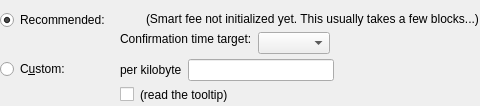
                                            <widget class="QFrame" name="frameFeeSelection">
                                                <layout class="QVBoxLayout" name="verticalLayoutFee12">
                                                    <property name="spacing">
                                                        <number>0</number>
                                                    </property>
                                                    <property name="leftMargin">
                                                        <number>0</number>
                                                    </property>
                                                    <property name="topMargin">
                                                        <number>0</number>
                                                    </property>
                                                    <property name="rightMargin">
                                                        <number>0</number>
                                                    </property>
                                                    <property name="bottomMargin">
                                                        <number>0</number>
                                                    </property>
                                                    <item>
                                                        <layout class="QGridLayout" name="gridLayoutFee">
                                                            <property name="topMargin">
                                                                <number>10</number>
                                                            </property>
                                                            <property name="bottomMargin">
                                                                <number>4</number>
                                                            </property>
                                                            <property name="horizontalSpacing">
                                                                <number>10</number>
                                                            </property>
                                                            <property name="verticalSpacing">
                                                                <number>4</number>
                                                            </property>
                                                            <item row="1" column="1">
                                                                <layout class="QVBoxLayout" name="verticalLayoutFee8">
                                                                    <property name="spacing">
                                                                        <number>6</number>
                                                                    </property>
                                                                    <item>
                                                                        <layout class="QHBoxLayout" name="horizontalLayoutFee13">
                                                                            <item>
                                                                                <widget class="QLabel" name="labelCustomPerKilobyte">
                                                                                    <property name="toolTip">
                                                                                        <string>If the custom fee is set to 1000 satoshis and the transaction is only 250 bytes, then &quot;per kilobyte&quot; only pays 250 satoshis in fee, while &quot;total at least&quot; pays 1000 satoshis. For transactions bigger than a kilobyte both pay by kilobyte.</string>
                                                                                    </property>
                                                                                    <property name="text">
                                                                                        <string>per kilobyte</string>
                                                                                    </property>
                                                                                </widget>
                                                                            </item>
                                                                            <item>
                                                                                <widget class="BitcoinAmountField" name="customFee"/>
                                                                            </item>
                                                                            <item>
                                                                                <spacer name="horizontalSpacer_6">
                                                                                    <property name="orientation">
                                                                                        <enum>Qt::Horizontal</enum>
                                                                                    </property>
                                                                                    <property name="sizeHint" stdset="0">
                                                                                        <size>
                                                                                            <width>1</width>
                                                                                            <height>1</height>
                                                                                        </size>
                                                                                    </property>
                                                                                </spacer>
                                                                            </item>
                                                                        </layout>
                                                                    </item>
                                                                    <item>
                                                                        <layout class="QHBoxLayout" name="horizontalLayoutFee8">
                                                                            <item>
                                                                                <widget class="QCheckBox" name="checkBoxMinimumFee">
                                                                                    <property name="toolTip">
                                                                                        <string>Paying only the minimum fee is just fine as long as there is less transaction volume than space in the blocks. But be aware that this can end up in a never confirming transaction once there is more demand for memeium transactions than the network can process.</string>
                                                                                    </property>
                                                                                    <property name="text">
                                                                                        <string/>
                                                                                    </property>
                                                                                </widget>
                                                                            </item>
                                                                            <item>
                                                                                <widget class="QLabel" name="labelMinFeeWarning">
                                                                                    <property name="enabled">
                                                                                        <bool>true</bool>
                                                                                    </property>
                                                                                    <property name="toolTip">
                                                                                        <string>Paying only the minimum fee is just fine as long as there is less transaction volume than space in the blocks. But be aware that this can end up in a never confirming transaction once there is more demand for memeium transactions than the network can process.</string>
                                                                                    </property>
                                                                                    <property name="text">
                                                                                        <string>(read the tooltip)</string>
                                                                                    </property>
                                                                                    <property name="margin">
                                                                                        <number>5</number>
                                                                                    </property>
                                                                                </widget>
                                                                            </item>
                                                                            <item>
                                                                                <spacer name="horizontalSpacer_7">
                                                                                    <property name="orientation">
                                                                                        <enum>Qt::Horizontal</enum>
                                                                                    </property>
                                                                                    <property name="sizeHint" stdset="0">
                                                                                        <size>
                                                                                            <width>1</width>
                                                                                            <height>1</height>
                                                                                        </size>
                                                                                    </property>
                                                                                </spacer>
                                                                            </item>
                                                                        </layout>
                                                                    </item>
                                                                </layout>
                                                            </item>
                                                            <item row="0" column="0">
                                                                <layout class="QVBoxLayout" name="verticalLayoutFee4" stretch="0,1">
                                                                    <item>
                                                                        <widget class="QRadioButton" name="radioSmartFee">
                                                                            <property name="text">
                                                                                <string>Recommended:</string>
                                                                            </property>
                                                                            <property name="checked">
                                                                                <bool>true</bool>
                                                                            </property>
                                                                            <attribute name="buttonGroup">
                                                                                <string notr="true">groupFee</string>
                                                                            </attribute>
                                                                        </widget>
                                                                    </item>
                                                                    <item>
                                                                        <spacer name="verticalSpacer_2">
                                                                            <property name="orientation">
                                                                                <enum>Qt::Vertical</enum>
                                                                            </property>
                                                                            <property name="sizeHint" stdset="0">
                                                                                <size>
                                                                                    <width>1</width>
                                                                                    <height>1</height>
                                                                                </size>
                                                                            </property>
                                                                        </spacer>
                                                                    </item>
                                                                </layout>
                                                            </item>
                                                            <item row="1" column="0">
                                                                <layout class="QVBoxLayout" name="verticalLayoutFee9" stretch="0,1">
                                                                    <item>
                                                                        <widget class="QRadioButton" name="radioCustomFee">
                                                                            <property name="text">
                                                                                <string>C&amp;ustom:</string>
                                                                            </property>
                                                                            <attribute name="buttonGroup">
                                                                                <string notr="true">groupFee</string>
                                                                            </attribute>
                                                                        </widget>
                                                                    </item>
                                                                    <item>
                                                                        <spacer name="verticalSpacer_6">
                                                                            <property name="orientation">
                                                                                <enum>Qt::Vertical</enum>
                                                                            </property>
                                                                            <property name="sizeHint" stdset="0">
                                                                                <size>
                                                                                    <width>1</width>
                                                                                    <height>1</height>
                                                                                </size>
                                                                            </property>
                                                                        </spacer>
                                                                    </item>
                                                                </layout>
                                                            </item>
                                                            <item row="0" column="1">
                                                                <layout class="QVBoxLayout" name="verticalLayoutFee3" stretch="0,0,1">
                                                                    <property name="spacing">
                                                                        <number>6</number>
                                                                    </property>
                                                                    <property name="topMargin">
                                                                        <number>2</number>
                                                                    </property>
                                                                    <item>
                                                                        <layout class="QHBoxLayout" name="horizontalLayoutFee12">
                                                                            <item>
                                                                                <widget class="QLabel" name="labelSmartFee">
                                                                                    <property name="text">
                                                                                        <string/>
                                                                                    </property>
                                                                                    <property name="margin">
                                                                                        <number>2</number>
                                                                                    </property>
                                                                                </widget>
                                                                            </item>
                                                                            <item>
                                                                                <widget class="QLabel" name="labelFeeEstimation">
                                                                                    <property name="text">
                                                                                        <string/>
                                                                                    </property>
                                                                                </widget>
                                                                            </item>
                                                                            <item>
                                                                                <widget class="QLabel" name="labelSmartFee2">
                                                                                    <property name="text">
                                                                                        <string>(Smart fee not initialized yet. This usually takes a few blocks...)</string>
                                                                                    </property>
                                                                                    <property name="margin">
                                                                                        <number>2</number>
                                                                                    </property>
                                                                                </widget>
                                                                            </item>
                                                                            <item>
                                                                                <spacer name="horizontalSpacer_8">
                                                                                    <property name="orientation">
                                                                                        <enum>Qt::Horizontal</enum>
                                                                                    </property>
                                                                                    <property name="sizeHint" stdset="0">
                                                                                        <size>
                                                                                            <width>1</width>
                                                                                            <height>1</height>
                                                                                        </size>
                                                                                    </property>
                                                                                </spacer>
                                                                            </item>
                                                                        </layout>
                                                                    </item>
                                                                    <item>
                                                                        <layout class="QHBoxLayout" name="horizontalLayoutFee9">
                                                                            <item>
                                                                                <layout class="QVBoxLayout" name="verticalLayoutFee6">
                                                                                    <item>
                                                                                        <widget class="QLabel" name="labelSmartFee3">
                                                                                            <property name="text">
                                                                                                <string>Confirmation time target:</string>
                                                                                            </property>
                                                                                            <property name="margin">
                                                                                                <number>2</number>
                                                                                            </property>
                                                                                        </widget>
                                                                                    </item>
                                                                                    <item>
                                                                                        <spacer name="verticalSpacer_3">
                                                                                            <property name="orientation">
                                                                                                <enum>Qt::Vertical</enum>
                                                                                            </property>
                                                                                            <property name="sizeHint" stdset="0">
                                                                                                <size>
                                                                                                    <width>1</width>
                                                                                                    <height>1</height>
                                                                                                </size>
                                                                                            </property>
                                                                                        </spacer>
                                                                                    </item>
                                                                                </layout>
                                                                            </item>
                                                                            <item>
                                                                                <layout class="QVBoxLayout" name="verticalLayoutFee5">
                                                                                    <property name="rightMargin">
                                                                                        <number>30</number>
                                                                                    </property>
                                                                                    <item>
                                                                                        <layout class="QHBoxLayout" name="horizontalLayoutConfTarget">
                                                                                            <property name="bottomMargin">
                                                                                                <number>0</number>
                                                                                            </property>
                                                                                            <item>
                                                                                                <widget class="QComboBox" name="confTargetSelector"/>
                                                                                            </item>
                                                                                            <item>
                                                                                                <spacer name="horizontalSpacerConfTarget">
                                                                                                    <property name="orientation">
                                                                                                        <enum>Qt::Horizontal</enum>
                                                                                                    </property>
                                                                                                    <property name="sizeHint" stdset="0">
                                                                                                        <size>
                                                                                                            <width>40</width>
                                                                                                            <height>20</height>
                                                                                                        </size>
                                                                                                    </property>
                                                                                                </spacer>
                                                                                            </item>
                                                                                        </layout>
                                                                                    </item>
                                                                                </layout>
                                                                            </item>
                                                                        </layout>
                                                                    </item>
                                                                    <item>
                                                                        <spacer name="verticalSpacer_4">
                                                                            <property name="orientation">
                                                                                <enum>Qt::Vertical</enum>
                                                                            </property>
                                                                            <property name="sizeHint" stdset="0">
                                                                                <size>
                                                                                    <width>1</width>
                                                                                    <height>1</height>
                                                                                </size>
                                                                            </property>
                                                                        </spacer>
                                                                    </item>
                                                                </layout>
                                                            </item>
                                                        </layout>
                                                    </item>
                                                </layout>
                                            </widget>
